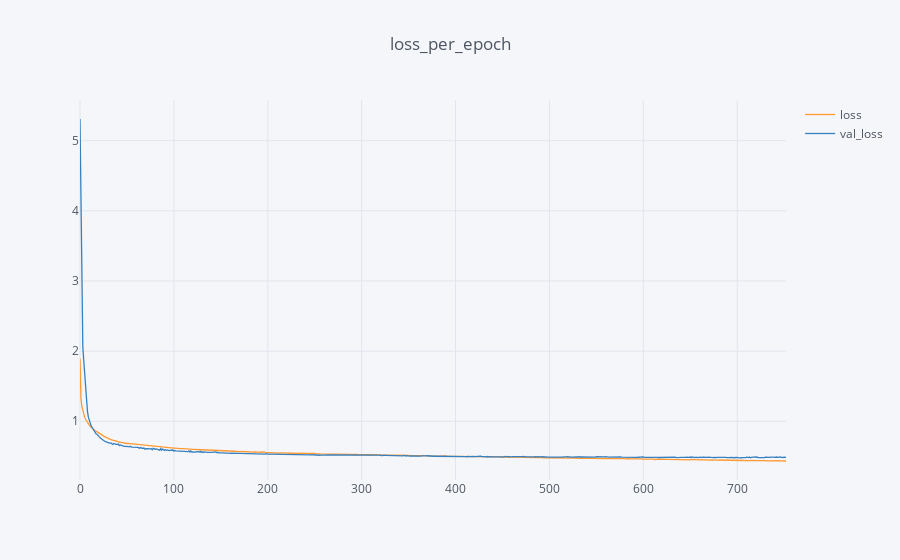

Here is the notebook cell this chart was saved with:
### Markdown cell above
# Visualization

### Code cell
loss_per_epoch = pd.DataFrame(model.history.history)
loss_per_epoch.iplot(y=["loss", "val_loss"], title = "loss_per_epoch")

### Figure 1 — Plotly figure (JSON) as saved in the notebook; plotly's stock layout.template omitted (floating-point values rounded to 4 significant figures; data arrays with more than 128 entries replaced by an {"elided": "..."} marker saying what was removed)
{"data": [{"line": {"color": "rgba(255, 153, 51, 1.0)", "dash": "solid", "shape": "linear", "width": 1.3}, "mode": "lines", "name": "loss", "text": "", "type": "scatter", "uid": "5f347566-8a57-4bc6-baa1-73d779f1704b", "x": {"elided": "753 int values"}, "y": {"elided": "753 float values"}}, {"line": {"color": "rgba(55, 128, 191, 1.0)", "dash": "solid", "shape": "linear", "width": 1.3}, "mode": "lines", "name": "val_loss", "text": "", "type": "scatter", "uid": "2adfe8a8-4b3d-4da9-bcca-5d7f8337a714", "x": {"elided": "753 int values"}, "y": {"elided": "753 float values"}}], "layout": {"legend": {"bgcolor": "#F5F6F9", "font": {"color": "#4D5663"}}, "paper_bgcolor": "#F5F6F9", "plot_bgcolor": "#F5F6F9", "title": {"font": {"color": "#4D5663"}, "text": "loss_per_epoch"}, "xaxis": {"gridcolor": "#E1E5ED", "showgrid": true, "tickfont": {"color": "#4D5663"}, "title": {"font": {"color": "#4D5663"}, "text": ""}, "zerolinecolor": "#E1E5ED"}, "yaxis": {"gridcolor": "#E1E5ED", "showgrid": true, "tickfont": {"color": "#4D5663"}, "title": {"font": {"color": "#4D5663"}, "text": ""}, "zerolinecolor": "#E1E5ED"}}}
